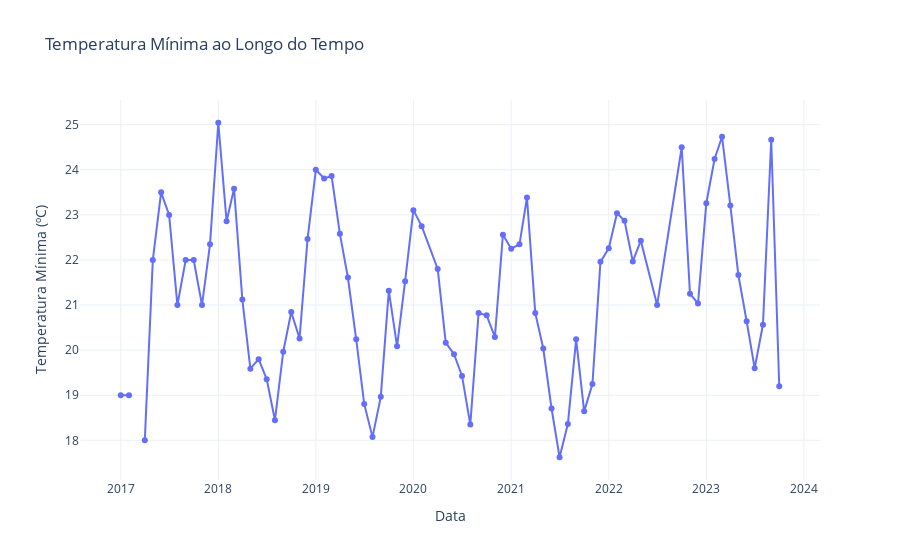

Source (notebook cell):
### Code cell
fig3 = go.Figure()
fig3.add_trace(go.Scatter(x=df_temperatura3.index, y=df_temperatura3['TEMP MIN (ºC)'], mode='lines+markers', name='Temp Min (ºC)'))
fig3.update_layout(title='Temperatura Mínima ao Longo do Tempo', xaxis_title='Data', yaxis_title='Temperatura Mínima (ºC)', template='plotly_white')
fig3.show()

### Figure 1 — Plotly figure (JSON) as saved in the notebook; plotly's stock layout.template omitted (floating-point values rounded to 4 significant figures)
{"data": [{"mode": "lines+markers", "name": "Temp Min (ºC)", "type": "scatter", "x": ["2017-01", "2017-02", "2017-03", "2017-04", "2017-05", "2017-06", "2017-07", "2017-08", "2017-09", "2017-10", "2017-11", "2017-12", "2018-01", "2018-02", "2018-03", "2018-04", "2018-05", "2018-06", "2018-07", "2018-08", "2018-09", "2018-10", "2018-11", "2018-12", "2019-01", "2019-02", "2019-03", "2019-04", "2019-05", "2019-06", "2019-07", "2019-08", "2019-09", "2019-10", "2019-11", "2019-12", "2020-01", "2020-02", "2020-04", "2020-05", "2020-06", "2020-07", "2020-08", "2020-09", "2020-10", "2020-11", "2020-12", "2021-01", "2021-02", "2021-03", "2021-04", "2021-05", "2021-06", "2021-07", "2021-08", "2021-09", "2021-10", "2021-11", "2021-12", "2022-01", "2022-02", "2022-03", "2022-04", "2022-05", "2022-07", "2022-10", "2022-11", "2022-12", "2023-01", "2023-02", "2023-03", "2023-04", "2023-05", "2023-06", "2023-07", "2023-08", "2023-09", "2023-10"], "y": [19, 19, null, 18, 22, 23.5, 23, 21, 22, 22, 21, 22.35, 25.04, 22.86, 23.58, 21.12, 19.59, 19.8, 19.36, 18.45, 19.97, 20.84, 20.26, 22.46, 24, 23.81, 23.86, 22.58, 21.61, 20.24, 18.81, 18.07, 18.96, 21.32, 20.08, 21.53, 23.11, 22.75, 21.8, 20.17, 19.91, 19.43, 18.35, 20.82, 20.77, 20.29, 22.56, 22.25, 22.35, 23.38, 20.83, 20.04, 18.71, 17.62, 18.36, 20.24, 18.64, 19.25, 21.96, 22.26, 23.04, 22.87, 21.97, 22.43, 21, 24.5, 21.25, 21.04, 23.26, 24.24, 24.73, 23.21, 21.67, 20.64, 19.6, 20.56, 24.67, 19.2]}], "layout": {"title": {"text": "Temperatura Mínima ao Longo do Tempo"}, "xaxis": {"title": {"text": "Data"}}, "yaxis": {"title": {"text": "Temperatura Mínima (ºC)"}}}}
